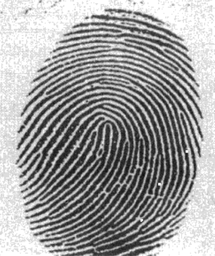
#> input picture work5/zhiwen.png, 215 x 256 px, shrunk from 935 x 1115 before the run
$ python work2.py
#> lines starting #> are read from the running program, lines starting #| are printed output that depends on the picture; after the words box and inside, x2 and y2 are one past the last pixel; in counts of white or black regions, pixels touching at a corner belong together
#> further down, f is the input picture: shape (256, 215); min 15, max 255, mean 157.9
import numpy as np
import cv2
import matplotlib.pyplot as plt

# 二值化
def _im2bw(f, thre):
#> called with thre = 127
    img = np.zeros_like(f)
    for i in range(img.shape[0]):
        for j in range(img.shape[1]):
            if f[i][j] < thre:
                img[i][j] = 1
            else:
                img[i][j] = 0
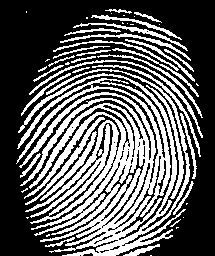
#> img: shape (256, 215); values 0 (black) and 1 (white), 37.3% white; 51 white regions (21 under 20 px), largest, box (x1, y1, x2, y2) and area: (16, 69, 190, 256) 14542, (29, 60, 203, 138) 562, (25, 117, 105, 205) 491
    return img

# 腐蚀操作
def corro(h, k):
    _img = cv2.filter2D(h, -1, k)
    img = np.zeros_like(_img)
    img[np.where(_img == np.sum(k))] = 1
    return img

# 膨胀操作
def swell(h,k):
    _img = cv2.filter2D(h, -1, k)
    img = np.ones_like(_img)
    img[np.where(_img == 0)] = 0
    return img

# 击中击不中
def jizhong(FF, a, b):
    _F = 1 - FF
    m1 = corro(FF, a)   #a对二值图腐蚀
    m2 = corro(_F, b)   #b对二值图的补集腐蚀
    l = m1 + m2
    for i in range(0, l.shape[0]):
        for j in range(0, l.shape[1]):
            if l[i, j] != 2:
                l[i, j] = 0
            else:
                l[i, j] = 1
    g = FF-l
    return g

# 细化
def xihua(h):
    gg = h.copy()
    a = np.array([[[0, 0, 0], [0, 1, 0], [1, 1, 1]],
                 [[1, 0, 0], [1, 1, 0], [1, 0, 0]],
                 [[1, 1, 1], [0, 1, 0], [0, 0, 0]],
                 [[0, 0, 1], [0, 1, 1], [0, 0, 1]],
                 [[0, 0, 0], [1, 1, 0], [1, 1, 0]],
                 [[1, 1, 0], [1, 1, 0], [0, 0, 0]],
                 [[0, 1, 1], [0, 1, 1], [0, 0, 0]],
                 [[0, 0, 0], [0, 1, 1], [0, 1, 1]]])
    b = np.array([[[1, 1, 1], [0, 0, 0], [0, 0, 0]],
                 [[0, 0, 1], [0, 0, 1], [0, 0, 1]],
                 [[0, 0, 0], [0, 0, 0], [1, 1, 1]],
                 [[1, 0, 0], [1, 0, 0], [1, 0, 0]],
                 [[0, 1, 1], [0, 0, 1], [0, 0, 0]],
                 [[0, 0, 0], [0, 0, 1], [0, 1, 1]],
                 [[0, 0, 0], [1, 0, 0], [1, 1, 0]],
                 [[1, 1, 0], [1, 0, 0], [0, 0, 0]]])
    last = gg.copy()
    while(1):
        for i in range(0, 8):
            print(i)
            gg = jizhong(gg, a[i], b[i])
            if ((last==gg).all()):
                return gg
            last = gg.copy()
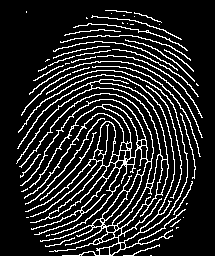
#> gg: shape (256, 215); values 0 (black) and 1 (white), 14.9% white in thin lines or dots, all inside (x1, y1, x2, y2) = (16, 10, 203, 256)
    return gg

#边界提取
def border(f):
    k = np.ones((3, 3), np.uint8)
    result = f.copy()
    result -= corro(result, k)
#> result: shape (256, 215); values 0 (black) and 1 (white), 27.4% white in thin lines or dots, all inside (x1, y1, x2, y2) = (16, 9, 203, 256)
    return result

# 距离变换
def distance(ff, FF):
    _pad = np.pad(ff, ((1, 1), (1, 1)), 'constant', constant_values=0)
#> _pad: shape (258, 217); values 0 (black) and 1 (white), 26.9% white in thin lines or dots, all inside (x1, y1, x2, y2) = (17, 10, 204, 257)
    for i in range(_pad.shape[0]):
        for j in range(_pad.shape[1]):
            if not _pad[i][j]:
                _pad[i][j] = 100
    result = np.ones_like(ff) * 100
    for i in range(1, _pad.shape[0] - 1):
        for j in range(1, _pad.shape[1] - 1):
            if FF[i-1, j-1] == 0:
                result[i - 1, j - 1] = ff[i - 1, j - 1]
                continue
            temp0 = _pad[i, j]
            temp1 = _pad[i - 1, j - 1] + 4
            temp2 = _pad[i - 1, j] + 3
            temp3 = _pad[i - 1, j + 1] + 4
            temp4 = _pad[i, j - 1] + 3
            result[i - 1, j - 1] = min(temp0, temp1, temp2, temp3, temp4)
    pad = np.pad(result, ((1, 1), (1, 1)), 'constant', constant_values=0)
    for i in range(pad.shape[0] - 2, 0, -1):
        for j in range(pad.shape[1] - 2, 0, -1):
            if FF[i-1, j-1] == 0:
                result[i - 1, j - 1] = ff[i - 1, j - 1]
                continue
            temp0 = pad[i, j]
            temp1 = pad[i, j + 1] + 3
            temp2 = pad[i + 1, j - 1] + 4
            temp3 = pad[i + 1, j] + 3
            temp4 = pad[i + 1, j + 1] + 4
            result[i - 1, j - 1] = min(temp0, temp1, temp2, temp3, temp4)
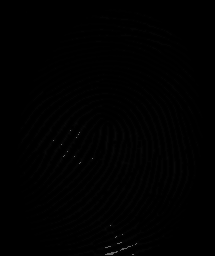
#> result: shape (256, 215); min 0, max 100, mean 0.8
    result = np.round(result/3).astype('uint8')
    return result

# 裁剪
def cut(p):
    b1 = np.array([[[0, 0, 0], [1, 1, 0], [0, 0, 0]],
                 [[0, 1, 0], [0, 1, 0], [0, 0, 0]],
                 [[0, 0, 0], [0, 1, 1], [0, 0, 0]],
                 [[0, 0, 0], [0, 1, 0], [0, 1, 0]],
                 [[1, 0, 0], [0, 1, 0], [0, 0, 0]],
                 [[0, 0, 1], [0, 1, 0], [0, 0, 0]],
                 [[0, 0, 0], [0, 1, 0], [1, 0, 0]],
                 [[0, 0, 0], [0, 1, 0], [0, 0, 1]]])
    b2 = np.array([[[1, 1, 1], [0, 0, 1], [1, 1, 1]],
                 [[1, 0, 1], [1, 0, 1], [1, 1, 1]],
                 [[1, 1, 1], [1, 0, 0], [1, 1, 1]],
                 [[1, 1, 1], [1, 0, 1], [1, 0, 1]],
                 [[0, 1, 1], [1, 0, 1], [1, 1, 1]],
                 [[1, 1, 0], [1, 0, 1], [1, 1, 1]],
                 [[1, 1, 1], [1, 0, 1], [0, 1, 1]],
                 [[1, 1, 1], [1, 0, 1], [1, 1, 0]]])
    H = np.array([[1,1,1],[1,1,1],[1,1,1]])
    for ii in range(3):
        for i in range(0, 8):
            p = jizhong(p, b1[i], b2[i])   # xihua
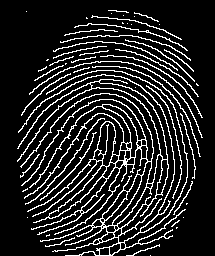
#> p: shape (256, 215); values 0 (black) and 1 (white), 14.8% white in thin lines or dots, all inside (x1, y1, x2, y2) = (17, 10, 203, 256)
    x2 = jizhong(p,b1[0],b2[0])+jizhong(p,b1[1],b2[1])+jizhong(p,b1[2],b2[2])+jizhong(p,b1[3],b2[3])+jizhong(p,b1[4],b2[4])+jizhong(p,b1[5],b2[5])+jizhong(p,b1[6],b2[6])+jizhong(p,b1[7],b2[7])
    x3 = x2
    for ii in range(3):
        x3 = swell(x3,H)   # swell
        l = p + x3
        for i in range(0, l.shape[0]):
             for j in range(0, l.shape[1]):
                 if l[i, j] != 2:
                     l[i, j] = 0
                 else:
                     l[i, j] = 1
        x3 = l
    x4 = x3+p
    return x4

if __name__=='__main__':
    f = cv2.imread('zhiwen.png', 0)
    # 127为初始估计值T;阈值法对图像进行二值化
    F = _im2bw(f, 127)   # binary_image
    f_xihua = xihua(F)    # xihua
    imgborder = border(F)
    f_dis = distance(imgborder,F)   # distance
    f_cut_xihua = cut(f_xihua)    # cut_xihua
    f_cut_dis = cut(f_dis)     # cut_distance
#> the loop in cut (call 2), `for ii in range(3):` made 3 passes
#> pass 1, in jizhong (call 67), `m2 = corro(_F, b)`:
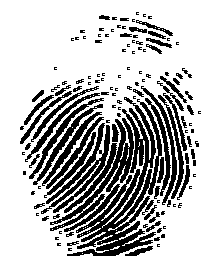
#> m2: shape (256, 215); values 0 (black) and 1 (white), 71.9% white; 136 black regions (79 under 20 px), largest, box (x1, y1, x2, y2) and area: (67, 97, 162, 256) 4126, (41, 118, 134, 232) 3348, (141, 86, 177, 205) 515
#> pass 1, in jizhong (call 67), `l = m1 + m2`:
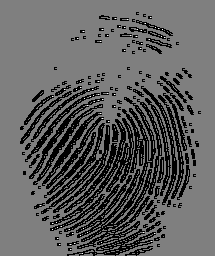
#> l: shape (256, 215); min 0, max 2, mean 0.75; drawn with min black and max white
#> the loop in cut (call 2), `for ii in range(3):` made 3 passes
#> pass 1, in cut (call 2), `x3 = l`:
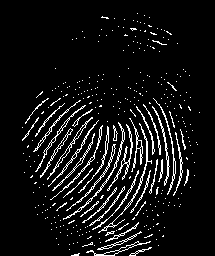
#> x3: shape (256, 215); values 0 (black) and 1 (white), 7.8% white in thin lines or dots, all inside (x1, y1, x2, y2) = (22, 13, 200, 256)

    fig = plt.figure(figsize=(12, 8))  # figure 的大小
    ax1 = fig.add_subplot(231)
    plt.axis('off')
    plt.title('initial_image')
    plt.imshow(f, cmap='gray')
    ax2 = fig.add_subplot(232)
    plt.axis('off')
    plt.title('binary_image')
    plt.imshow(F, cmap='gray')
    ax3 = fig.add_subplot(233)
    plt.axis('off')
    plt.title('xihua_image')
    plt.imshow(f_xihua, cmap='gray')
    ax4 = fig.add_subplot(234)
    plt.axis('off')
    plt.title('distance_image')
    plt.imshow(f_dis, cmap='gray')
    ax5 = fig.add_subplot(235)
    plt.axis('off')
    plt.title('cut_xihua_image')
    plt.imshow(f_cut_xihua, cmap='gray')
    ax6 = fig.add_subplot(236)
    plt.axis('off')
    plt.title('cut_distance_image')
    plt.imshow(f_cut_dis, cmap='gray')
    plt.show()
